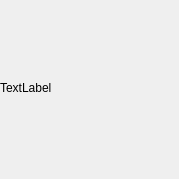
<?xml version="1.0" encoding="UTF-8"?>
<ui version="4.0">
 <class>qGLFilterListItem</class>
 <widget class="QWidget" name="qGLFilterListItem">
  <property name="geometry">
   <rect>
    <x>0</x>
    <y>0</y>
    <width>179</width>
    <height>179</height>
   </rect>
  </property>
  <property name="windowTitle">
   <string>qGLFilterListItem</string>
  </property>
  <property name="autoFillBackground">
   <bool>true</bool>
  </property>
  <widget class="QLabel" name="frontlabel">
   <property name="geometry">
    <rect>
     <x>0</x>
     <y>0</y>
     <width>179</width>
     <height>179</height>
    </rect>
   </property>
   <property name="text">
    <string/>
   </property>
  </widget>
  <widget class="QLabel" name="zlabel">
   <property name="geometry">
    <rect>
     <x>0</x>
     <y>0</y>
     <width>175</width>
     <height>175</height>
    </rect>
   </property>
   <property name="text">
    <string>TextLabel</string>
   </property>
  </widget>
  <widget class="QLabel" name="marklabel">
   <property name="geometry">
    <rect>
     <x>148</x>
     <y>4</y>
     <width>28</width>
     <height>28</height>
    </rect>
   </property>
   <property name="text">
    <string/>
   </property>
  </widget>
  <zorder>zlabel</zorder>
  <zorder>frontlabel</zorder>
  <zorder>marklabel</zorder>
 </widget>
 <layoutdefault spacing="6" margin="11"/>
 <resources/>
 <connections/>
</ui>
